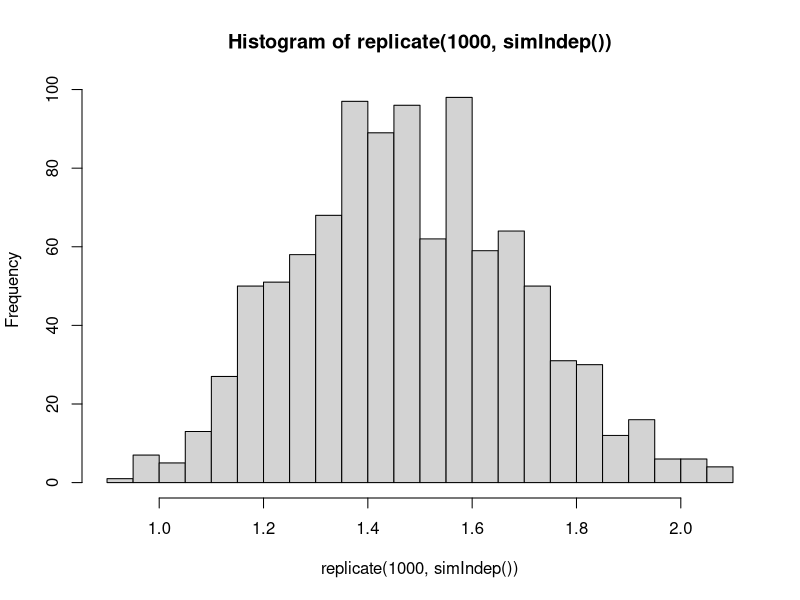
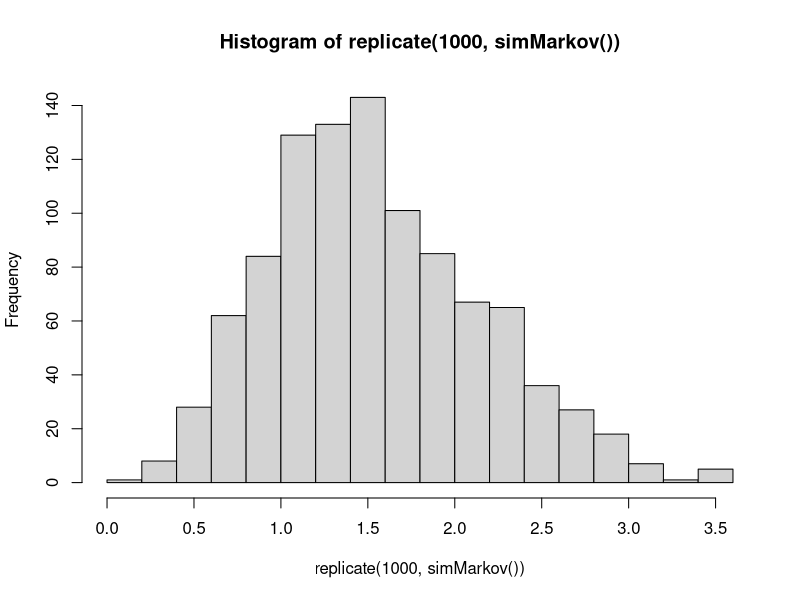

Generate these figures, in order, with R:

# Toy example: 
# The transition matrix 
P <- matrix(c(0.99, 0.01, 0, 0, 0.9, 0.1, 0.2, 0, 0.8), 3, 3, byrow=T)

# One way to find the limiting distribution is the following:
# vP = v gives v(P-I) = 0: The COLUMNS of P-I give 3 DEPENDENT equations. 
# To get 3 independent equations, we replace the first with v1+v2+v3=1.
# In other words, replace the first column of P-I with ones; we then 
# want the v such that v%*%P1 = c(1, 0, 0). 
# Remember that solve(...) inverts a matrix in R. Thus we compute
P1 <- P - diag(3)
P1[,1] <- 1
v <- c(1, 0, 0)%*%solve(P1)
print(v)
# Solving this manually, we may easily compute 
# that v = c(20/23, 2/23, 1/23). 

# Computing E[r(X)] directly, when probabilities 
# of 0, 1, 2 are 20/23, 2/23, 1/23, respectively: 
print(0^5*20/23 + 1^5*2/23 + 2^5*1/23)
# Computing manually we see that the answer is 34/23. 

N <- 1000
# Estimating the result using a sample: 
simIndep <- function() {
  X <- replicate(N, sample(c(0,1,2), 1, prob = v))
  mean(X^5)
}

print(simIndep())

# Estimating the result using a Markov chain: 
simMarkov <- function() {
  Y <- rep(0, N) 
  # start chain randomly
  Y[1] <- sample(c(0,1,2),1)
  for (i in 2:N) Y[i] <- sample(c(0,1,2), 1, prob = P[Y[i-1]+1,])
  mean(Y^5)
}

print(simMarkov())

# Compare the spread of the results of the two methods: 
hist(replicate(1000, simIndep()), breaks=20)
hist(replicate(1000, simMarkov()), breaks=20)


